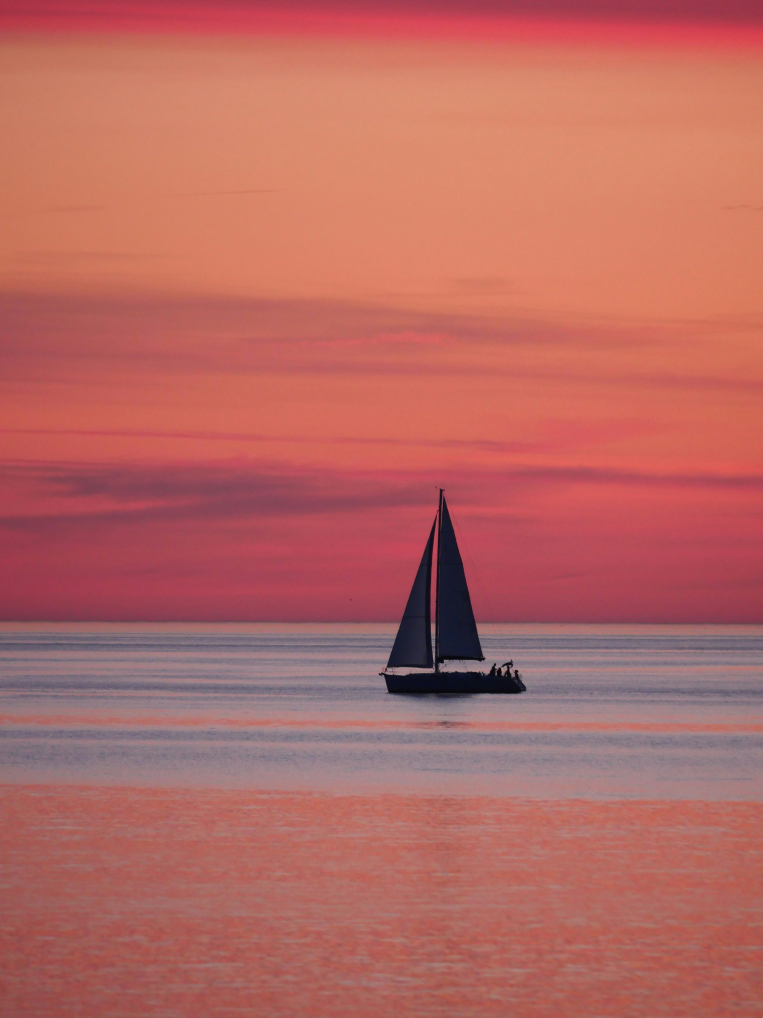
#> input picture dataGen/cover_boat.jpg, 3815 x 5087 px (shown at 1/5 size)
$ python -i steg_rgb_j_uniward.py   (imports and definitions only)
#> lines starting #> are read from the running program, lines starting #| are printed output that depends on the picture
#!/usr/bin/env python3
"""
Generate stego images from RGB augmented covers using J-UNIWARD.

Embeds steganographic data into augmented RGB images at mixed rates
(0.1-0.4 bpnzAC) to match the BOSS dataset distribution.

IMPORTANT: RGB images are kept in full color to provide real-world
diverse training data. This is the entire purpose of this dataset -
to expose the model to color images with diverse content, not just
grayscale nature scenes from BOSS.

J-UNIWARD operates on JPEG DCT coefficients channel-by-channel, so
it works perfectly fine with RGB images without conversion.

Author: Kaleb Austgen
Date: October 30, 2025
"""

import logging
from pathlib import Path
from openpyxl import Workbook
from tqdm import tqdm
import random
from j_uniward import JUNIWARDEmbedder
from PIL import Image

# [4 lines not run here, left out]
logger = logging.getLogger(__name__)

# ============================================================
# CONFIGURATION
# ============================================================

BASE_DIR = Path(__file__).parent

# Input: Augmented RGB covers
COVER_DIR = BASE_DIR / 'clean_images'

# Output: Stego images and metadata
STEGO_DIR = BASE_DIR / 'rgb_stego'
EXCEL_OUT = BASE_DIR / 'RGB_stego_metadata.xlsx'

# Match BOSS embedding rate distribution
# This ensures RGB and BOSS datasets have same stego characteristics
EMBEDDING_RATES = {
    'low': {
        'ratio': 0.25,
        'bpnzAC': 0.1,
        'description': 'Low embedding rate (0.1 bpnzAC)'
    },
    'medium': {
        'ratio': 0.25,
        'bpnzAC': 0.2,
        'description': 'Medium embedding rate (0.2 bpnzAC)'
    },
    'high': {
        'ratio': 0.25,
        'bpnzAC': 0.3,
        'description': 'High embedding rate (0.3 bpnzAC)'
    },
    'standard': {
        'ratio': 0.25,
        'bpnzAC': 0.4,
        'description': 'Standard embedding rate (0.4 bpnzAC)'
    }
}

# Random seed for reproducibility
RANDOM_SEED = 42

# ============================================================
# HELPER FUNCTIONS
# ============================================================

def ensure_rgb_format(img_path):
    """
    Ensure image is in RGB format and 512×512 size for J-UNIWARD embedding.

    Converts RGBA to RGB if needed (removes alpha channel).
    Keeps RGB images as-is to preserve color information.
    Resizes all images to 512×512 to match BOSS dataset dimensions.

    Args:
        img_path: Path to input image

    Returns:
        PIL Image in RGB format, resized to 512×512
    """
#> called with img_path = 'cover_boat.jpg'
    img = Image.open(img_path)
#> img is the input picture: PIL image 3815x5087 RGB; mean R, G, B 182.7, 104.5, 98.5

    # Convert RGBA to RGB (remove alpha channel)
    if img.mode == 'RGBA':
        rgb_img = Image.new('RGB', img.size, (255, 255, 255))
        rgb_img.paste(img, mask=img.split()[3])  # Use alpha as mask
        img = rgb_img

    # Convert grayscale to RGB (rare, but handle it)
    elif img.mode in ['L', '1']:
        img = img.convert('RGB')

    # Convert other modes to RGB
    elif img.mode != 'RGB':
        img = img.convert('RGB')

    # Resize to 512×512 to match BOSS dimensions
    if img.size != (512, 512):
        img = img.resize((512, 512), Image.LANCZOS)
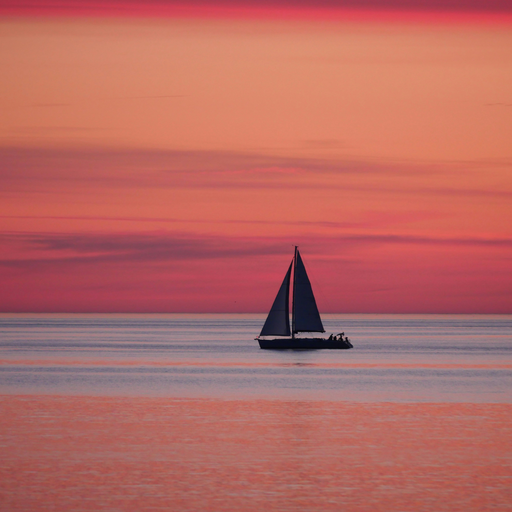
#> img: PIL image 512x512 RGB; mean R, G, B 182.7, 104.5, 98.5

    return img


# ============================================================
# MAIN EMBEDDING PIPELINE
# ============================================================

# [168 lines left out: function main, not called in this run]


# [2 lines not run here, left out]

>>> result = ensure_rgb_format('cover_boat.jpg')
